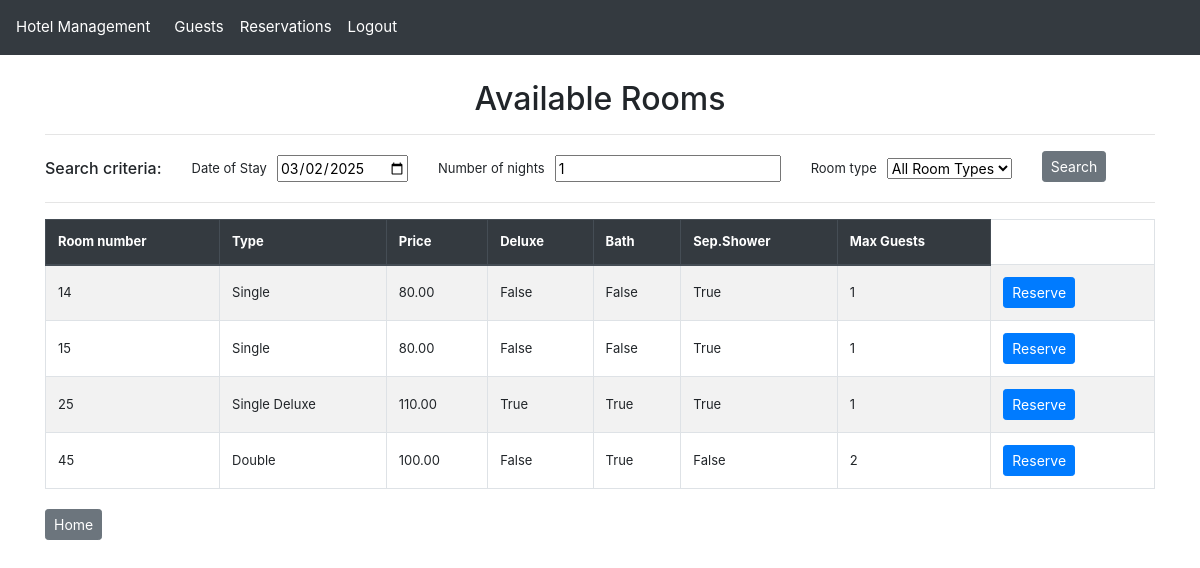
The page /available-rooms/ (signed in) on the database as committed earlier.
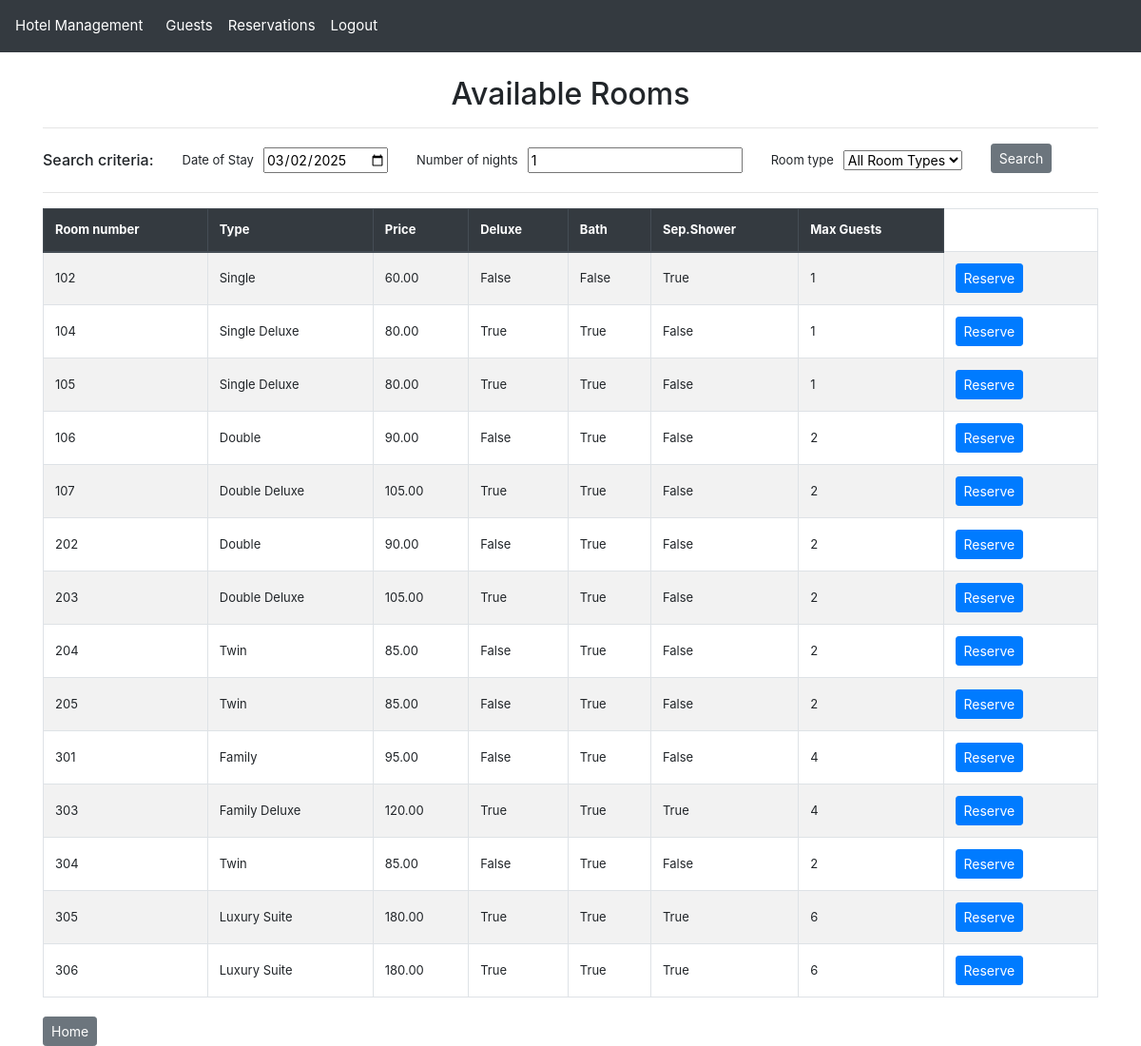
The same page on the database as committed later.
### hotel_app/models.py (models this page shows, shortened)
class Room(models.Model):
    room_number = models.IntegerField(
        primary_key=True,
        unique=True,
        help_text="Unique identifier for the room (e.g., 101, 102, etc.)"
    )
    room_type = models.ForeignKey(
        RoomType,
        null=True,
        on_delete=models.SET_NULL,
        related_name="rooms",
        help_text="The type/category of this room, determining its features and price"
    )

class RoomType(models.Model):
    room_type_code = models.CharField(
        max_length=3,
        validators=[
            MinLengthValidator(1),
            RegexValidator(r'^[A-Z]{1,3}$', message="The room type code must be between 1 and 3 uppercase letters"),
        ],
        unique=True,
        primary_key=True,
        help_text="Unique 1-3 letter code for the room type (e.g., 'STD' for Standard)"
    )
    room_type_name = models.CharField(
        max_length=25,
        help_text="Descriptive name for the room type"
    )
    price = models.DecimalField(
        max_digits=6,
        decimal_places=2,
        help_text="Nightly rate for this room type"
    )
    deluxe = models.BooleanField(
        help_text="Indicates if this is a deluxe category room"
    )
    bath = models.BooleanField(
        help_text="Indicates if the room has a bathtub"
    )
    separate_shower = models.BooleanField(
        help_text="Indicates if the room has a separate shower unit"
    )
    maximum_guests = models.PositiveSmallIntegerField(
        help_text="Maximum number of guests allowed in this room type"
    )
    def __str__(self):
        room_type_str = self.room_type_name
        logger.info(f"RoomType __str__ called: {room_type_str}")
        return room_type_str

### hotel_app/views.py (the view)
# urls.py: path("available-rooms/", views.available_rooms_list_view, name="available_rooms_list"),  # List all available rooms
@login_required
def available_rooms_list_view(request):
    logger.info(f"Available rooms search initiated by user: {request.user.username}")
    start_date = request.GET.get('start_date')
    if not start_date:
        start_date = request.session.get(
            'available_rooms_default_start_date',
            timezone.now().date().strftime('%Y-%m-%d')  # Default to today
        )
        logger.info(f"Using default/session start date: {start_date}")
    else:
        logger.info(f"Using provided start date: {start_date}")
    length_of_stay = request.GET.get('length_of_stay')
    if not length_of_stay:
        length_of_stay = request.session.get(
            'available_rooms_default_length_of_stay',
            1  # Default to 1 night
        )
        logger.info(f"Using default/session length of stay: {length_of_stay}")
    else:
        logger.info(f"Using provided length of stay: {length_of_stay}")
    room_type = request.GET.get('room_type')
    if not room_type:
        room_type = request.session.get(
            'available_rooms_default_room_type',
            ''  # Default to all room types
        )
        logger.info("Using default/session room type: all types" if not room_type else f"Using default/session room type: {room_type}")
    else:
        logger.info(f"Using provided room type filter: {room_type}")
    request.session['available_rooms_default_start_date'] = start_date
    request.session['available_rooms_default_length_of_stay'] = length_of_stay
    request.session['available_rooms_default_room_type'] = room_type
    logger.info("Search criteria persisted to session")
    rooms = Room.objects.all()
    logger.info(f"Total rooms before filtering: {rooms.count()}")
    available_room_filter = AvailableRoomFilter(
        request.GET or {
            'start_date': start_date,
            'length_of_stay': length_of_stay,
            'room_type': room_type
        },
        queryset=rooms
    )
    filtered_rooms_count = len(available_room_filter.qs)
    logger.info(f"Available rooms after filtering: {filtered_rooms_count}")
    return render(request, 'available_rooms_list.html', {
        'filter': available_room_filter
    })

### hotel_app/templatetags/custom_filters.py (called while the page is built)
@register.filter(name='is_in_group')
def is_in_group(user, group_name):
    return user.groups.filter(name=group_name).exists()

### hotel_app/templates/available_rooms_list.html (shortened to what this page needs)
{% extends "base.html" %}
{% block content %}
    <h2 class="text-center">Available Rooms</h2>
    <hr>
    <div class="row align-items-center">
        <div class="col-auto text-center" style="font-size: 13px; vertical-align: middle;">
            <h6 class="fw-bold mb-0">Search criteria:</h6>
        </div>
        <div class="col">
            <form method="get" class="row g-3">
                {% for field in filter.form %}
                <div class="col-md-auto d-flex align-items-center mt-1 mb-1">
                    <label for="{{ field.id_for_label }}" class="form-label fw-bold" style="font-size: 13px; margin-right: 10px; margin-bottom: 0; vertical-align: middle;">{{ field.label }}</label>
                    {{ field }}
                </div>
                {% endfor %}
                <div class="col-md-auto">
                    <button type="submit" class="btn btn-secondary btn-sm">Search</button>
                </div>
            </form>
        </div>
    </div>
    <hr>
    <table class="table table-bordered table-striped ">
        <thead class="thead-dark">
            <tr>
                <th>Room number</th>
                <th>Type</th>
                <th>Price</th>
                <th>Deluxe</th>
                <th>Bath</th>
                <th>Sep.Shower</th>
                <th>Max Guests</th>
            </tr>
        </thead>
        <tbody>
            {% for room in filter.qs %}
            <tr>
                <td>{{ room.room_number }} </td>
                <td>{{ room.room_type.room_type_name }} </td>
                <td>{{ room.room_type.price }} </td>
                <td>{{ room.room_type.deluxe }} </td>
                <td>{{ room.room_type.bath }} </td>
                <td>{{ room.room_type.separate_shower }} </td>
                <td>{{ room.room_type.maximum_guests }} </td>
                <td>
                    <div class="button-group">
                        <a href="{% url 'available_rooms_reserve' room.room_number %}?start_date={{ filter.form.start_date.value }}&length_of_stay={{ filter.form.length_of_stay.value }}" class="btn btn-primary btn-sm" >Reserve</a>
                    </div>
                </td>
            </tr>
            {% endfor %}
        </tbody>
    </table>
{% endblock %}
{% block footer %}
<div class="button-group">
    <a href="{% url 'home' %}" class="btn btn-secondary btn-sm">Home</a>
</div>
{% endblock %}

Rows that differ between the two databases and show on the page:
removed Room: room_number "14", room_type.room_type_name "Single", room_type.price "80.00", room_type.deluxe "False", room_type.bath "False", room_type.separate_shower "True", room_type.maximum_guests "1"
removed Room: room_number "15", room_type.room_type_name "Single", room_type.price "80.00", room_type.deluxe "False", room_type.bath "False", room_type.separate_shower "True", room_type.maximum_guests "1"
removed Room: room_number "25", room_type.room_type_name "Single Deluxe", room_type.price "110.00", room_type.deluxe "True", room_type.bath "True", room_type.separate_shower "True", room_type.maximum_guests "1"
removed Room: room_number "45", room_type.room_type_name "Double", room_type.price "100.00", room_type.deluxe "False", room_type.bath "True", room_type.separate_shower "False", room_type.maximum_guests "2"
added Room: room_number "102", room_type.room_type_name "Single", room_type.price "60.00", room_type.deluxe "False", room_type.bath "False", room_type.separate_shower "True", room_type.maximum_guests "1"
added Room: room_number "104", room_type.room_type_name "Single Deluxe", room_type.price "80.00", room_type.deluxe "True", room_type.bath "True", room_type.separate_shower "False", room_type.maximum_guests "1"
added Room: room_number "105", room_type.room_type_name "Single Deluxe", room_type.price "80.00", room_type.deluxe "True", room_type.bath "True", room_type.separate_shower "False", room_type.maximum_guests "1"
added Room: room_number "106", room_type.room_type_name "Double", room_type.price "90.00", room_type.deluxe "False", room_type.bath "True", room_type.separate_shower "False", room_type.maximum_guests "2"
added Room: room_number "107", room_type.room_type_name "Double Deluxe", room_type.price "105.00", room_type.deluxe "True", room_type.bath "True", room_type.separate_shower "False", room_type.maximum_guests "2"
added Room: room_number "202", room_type.room_type_name "Double", room_type.price "90.00", room_type.deluxe "False", room_type.bath "True", room_type.separate_shower "False", room_type.maximum_guests "2"
added Room: room_number "203", room_type.room_type_name "Double Deluxe", room_type.price "105.00", room_type.deluxe "True", room_type.bath "True", room_type.separate_shower "False", room_type.maximum_guests "2"
added Room: room_number "204", room_type.room_type_name "Twin", room_type.price "85.00", room_type.deluxe "False", room_type.bath "True", room_type.separate_shower "False", room_type.maximum_guests "2"
added Room: room_number "205", room_type.room_type_name "Twin", room_type.price "85.00", room_type.deluxe "False", room_type.bath "True", room_type.separate_shower "False", room_type.maximum_guests "2"
added Room: room_number "301", room_type.room_type_name "Family", room_type.price "95.00", room_type.deluxe "False", room_type.bath "True", room_type.separate_shower "False", room_type.maximum_guests "4"
added Room: room_number "303", room_type.room_type_name "Family Deluxe", room_type.price "120.00", room_type.deluxe "True", room_type.bath "True", room_type.separate_shower "True", room_type.maximum_guests "4"
added Room: room_number "304", room_type.room_type_name "Twin", room_type.price "85.00", room_type.deluxe "False", room_type.bath "True", room_type.separate_shower "False", room_type.maximum_guests "2"
added Room: room_number "305", room_type.room_type_name "Luxury Suite", room_type.price "180.00", room_type.deluxe "True", room_type.bath "True", room_type.separate_shower "True", room_type.maximum_guests "6"
added Room: room_number "306", room_type.room_type_name "Luxury Suite", room_type.price "180.00", room_type.deluxe "True", room_type.bath "True", room_type.separate_shower "True", room_type.maximum_guests "6"
